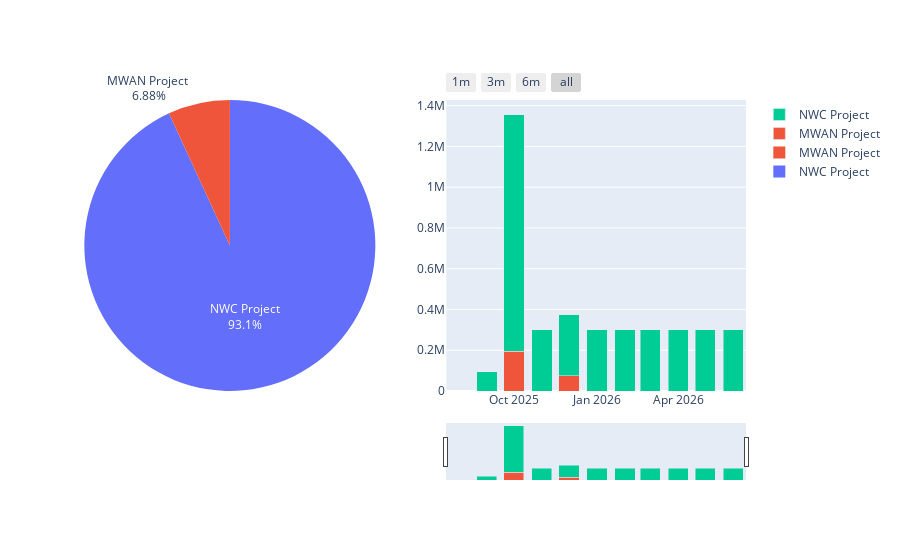

The code cell stored with this chart in its notebook:
### Code cell
import plotly.graph_objects as go
import pandas as pd
from plotly.subplots import make_subplots

def create_pie_and_bar_with_slider(df):
    # Melt into long format
    df_long = df.melt(id_vars="Category", var_name="Month", value_name="Value")
    df_long["Month"] = pd.to_datetime(df_long["Month"])

    # Aggregate total values for each month (for bar)
    totals = df_long.groupby(["Month", "Category"])["Value"].sum().reset_index()

    # Initial aggregation (all months)
    initial = df_long.groupby("Category")["Value"].sum().reset_index()

    # Create subplots: pie + bar
    fig = make_subplots(
        rows=1, cols=2,
        specs=[[{"type": "domain"}, {"type": "xy"}]],
        #subplot_titles=["Cash Flow Distribution (Aggregated)", "Stacked Bar"]
    )

    # Initial pie
    fig.add_trace(go.Pie(
        labels=initial["Category"],
        values=initial["Value"],
        textinfo="label+percent",
        name="Total"
    ), row=1, col=1)

    # Initial bar (stacked per month)
    for cat in totals["Category"].unique():
        cat_data = totals[totals["Category"] == cat]
        fig.add_trace(go.Bar(
            x=cat_data["Month"],
            y=cat_data["Value"],
            name=cat
        ), row=1, col=2)

    # Layout with range slider
    fig.update_layout(
        barmode="stack",
        showlegend=True,
        xaxis={
            "rangeselector": {
                "buttons": [
                    {"count": 1, "label": "1m", "step": "month", "stepmode": "backward"},
                    {"count": 3, "label": "3m", "step": "month", "stepmode": "backward"},
                    {"count": 6, "label": "6m", "step": "month", "stepmode": "backward"},
                    {"step": "all"}
                ]
            },
            "rangeslider": {"visible": True},
            "type": "date"
        }
    )

    return fig


# Example usage:
# df = your DataFrame with "Category" + months as columns
fig = create_pie_and_bar_with_slider(df)
fig.show()

### Figure 1 — Plotly figure (JSON) as saved in the notebook; plotly's stock layout.template omitted (floating-point values rounded to 4 significant figures)
{"data": [{"domain": {"x": [0, 0.45], "y": [0, 1]}, "labels": ["MWAN Project ", "NWC Project"], "name": "Total", "textinfo": "label+percent", "type": "pie", "values": [269977, 3656000.0]}, {"name": "MWAN Project ", "type": "bar", "x": ["2025-08-01T00:00:00", "2025-09-01T00:00:00", "2025-10-01T00:00:00", "2025-11-01T00:00:00", "2025-12-01T00:00:00", "2026-01-01T00:00:00", "2026-02-01T00:00:00", "2026-03-01T00:00:00", "2026-04-01T00:00:00", "2026-05-01T00:00:00", "2026-06-01T00:00:00"], "xaxis": "x", "y": [0, 0, 194977, 0, 75000, 0, 0, 0, 0, 0, 0], "yaxis": "y"}, {"name": "NWC Project", "type": "bar", "x": ["2025-08-01T00:00:00", "2025-09-01T00:00:00", "2025-10-01T00:00:00", "2025-11-01T00:00:00", "2025-12-01T00:00:00", "2026-01-01T00:00:00", "2026-02-01T00:00:00", "2026-03-01T00:00:00", "2026-04-01T00:00:00", "2026-05-01T00:00:00", "2026-06-01T00:00:00"], "xaxis": "x", "y": [0, 94760.0, 1161462, 300000, 300000, 300000, 300000, 300000, 300000, 300000, 300000], "yaxis": "y"}], "layout": {"barmode": "stack", "showlegend": true, "xaxis": {"anchor": "y", "domain": [0.55, 1], "rangeselector": {"buttons": [{"count": 1, "label": "1m", "step": "month", "stepmode": "backward"}, {"count": 3, "label": "3m", "step": "month", "stepmode": "backward"}, {"count": 6, "label": "6m", "step": "month", "stepmode": "backward"}, {"step": "all"}]}, "rangeslider": {"visible": true}, "type": "date"}, "yaxis": {"anchor": "x", "domain": [0, 1]}}}
